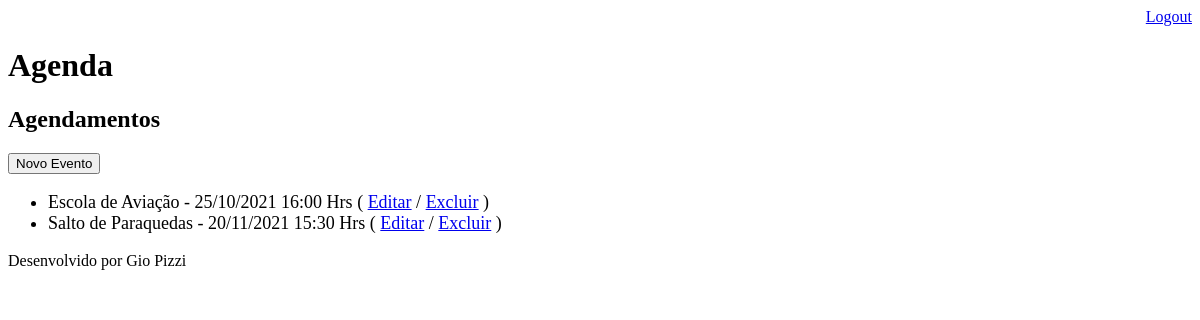
/agenda/ (signed in), run on an earlier commit of the app's database.
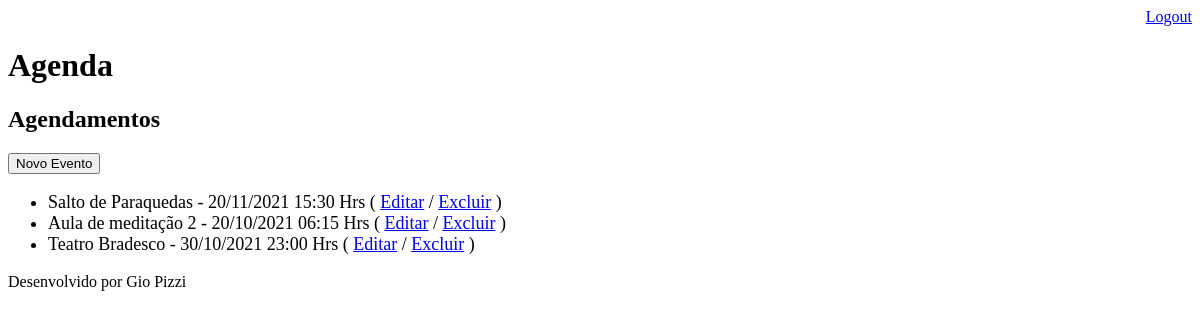
And on a later commit of the database.
### core/models.py (models this page shows, shortened)
class evento(models.Model):
    titulo = models.CharField(max_length=100)
    descricao = models.TextField(blank=True,null=True)
    data_evento = models.DateTimeField(verbose_name="Data do Evento")
    data_criacao = models.DateTimeField(auto_now=True)
    usuario = models.ForeignKey(User,on_delete=models.CASCADE)
    class Meta:
        db_table='evento'
    def get_data_evento(self):
        return self.data_evento.strftime('%d/%m/%Y  %H:%M Hrs')
    def get_evento_atrasado(self):
        if self.data_evento < datetime.now():
            return True
        else:
            return False

### core/views.py (the view)
# urls.py: path('agenda/', views.lista_eventos),
@login_required(login_url='/login/')
def lista_eventos(request):
    usuario = request.user
    data_atual = datetime.now() - timedelta(hours=1)
    Evento = evento.objects.filter(usuario=usuario,data_evento__gt=data_atual)
    dados = {'eventos': Evento}
    return render(request,'agenda.html', dados)

### templates/agenda.html (shortened to what this page needs)
{% extends "model.page.html" %}
{% block content %}
    <h2>Agendamentos</h2>
    <a href="appointment/">
        <button type="button">Novo Evento</button>
    </a>
    <ul style="font-size: 18px">
    {% for evento in eventos %}
        <li>
            <div style=>
                {{ evento.titulo }} - {{ evento.get_data_evento }}
                ( <a href="appointment/?id={{evento.id}}">Editar</a>
                / <a href="appointment/delete/{{evento.id}}/">Excluir</a> )
            </div>
        </li>
    {% endfor %}
    </ul>
{% endblock %}

### templates/model.page.html
<!DOCTYPE html>
<html lang="en">
<head>
    {% include "model.header.html" %}
</head>
<body>
    {% block content %} {% endblock %}
    {% include "model.footer.html" %}
</body>
</html>

### templates/model.header.html (shortened to what this page needs)
    <div align="right">
        <a href="/logout">Logout</a>
    </div>
    <h1>Agenda</h1>

### templates/model.footer.html
<p>Desenvolvido por Gio Pizzi</p>

What changed in the data, as far as the page shows it:
removed evento: titulo "Escola de Aviação", get_data_evento "25/10/2021 16:00 Hrs"
added evento: titulo "Aula de meditação 2", get_data_evento "20/10/2021 06:15 Hrs"
added evento: titulo "Teatro Bradesco", get_data_evento "30/10/2021 23:00 Hrs"
